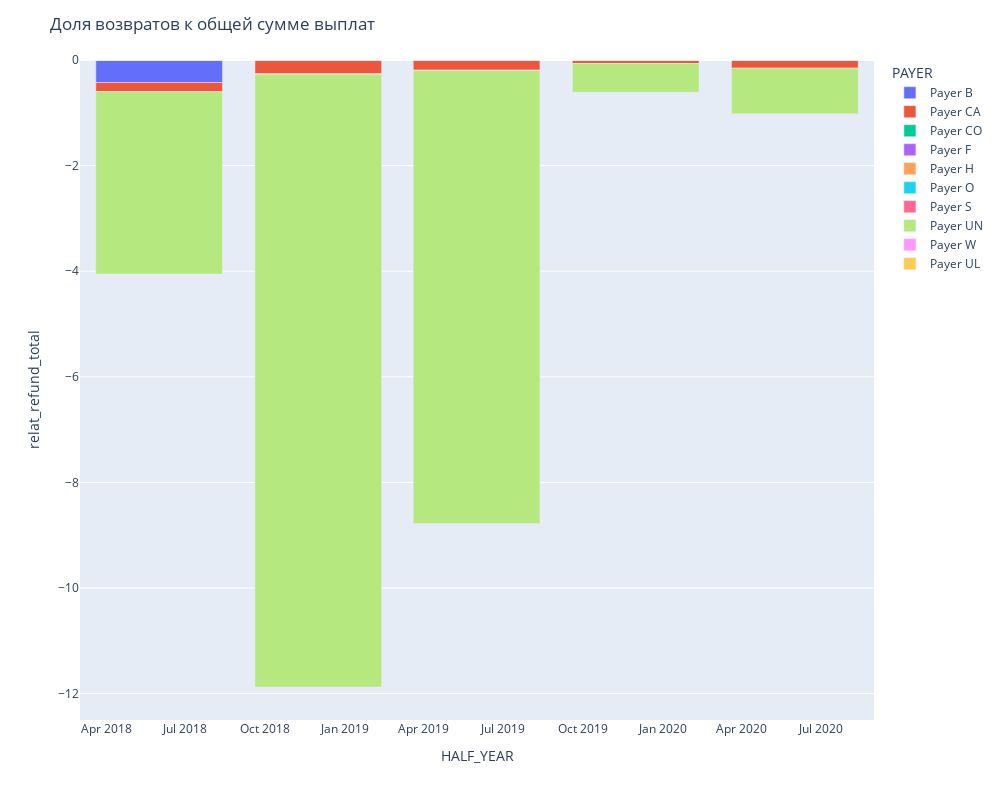

The notebook cell saved with this chart:
### Code cell
fig = px.bar(df_paid, x='HALF_YEAR', y='relat_refund_total', color='PAYER', barmode='relative', orientation='v')
fig.update_layout(title='Доля возвратов к общей сумме выплат')
fig.update_layout(height=800, width=1000)
fig.show()

### Figure 1 — Plotly figure (JSON) as saved in the notebook; plotly's stock layout.template omitted (floating-point values rounded to 4 significant figures)
{"data": [{"alignmentgroup": "True", "hovertemplate": "PAYER=Payer B<br>HALF_YEAR=%{x}<br>relat_refund_total=%{y}<extra></extra>", "legendgroup": "Payer B", "marker": {"color": "#636efa", "pattern": {"shape": ""}}, "name": "Payer B", "offsetgroup": "Payer B", "orientation": "v", "showlegend": true, "textposition": "auto", "type": "bar", "x": ["2018-06-01T00:00:00", "2018-12-01T00:00:00", "2019-06-01T00:00:00", "2019-12-01T00:00:00", "2020-06-01T00:00:00"], "xaxis": "x", "y": [-0.4262, 0, 0, 0, -0.0004868], "yaxis": "y"}, {"alignmentgroup": "True", "hovertemplate": "PAYER=Payer CA<br>HALF_YEAR=%{x}<br>relat_refund_total=%{y}<extra></extra>", "legendgroup": "Payer CA", "marker": {"color": "#EF553B", "pattern": {"shape": ""}}, "name": "Payer CA", "offsetgroup": "Payer CA", "orientation": "v", "showlegend": true, "textposition": "auto", "type": "bar", "x": ["2018-06-01T00:00:00", "2018-12-01T00:00:00", "2019-06-01T00:00:00", "2019-12-01T00:00:00", "2020-06-01T00:00:00"], "xaxis": "x", "y": [-0.1719, -0.2568, -0.1921, -0.06616, -0.1548], "yaxis": "y"}, {"alignmentgroup": "True", "hovertemplate": "PAYER=Payer CO<br>HALF_YEAR=%{x}<br>relat_refund_total=%{y}<extra></extra>", "legendgroup": "Payer CO", "marker": {"color": "#00cc96", "pattern": {"shape": ""}}, "name": "Payer CO", "offsetgroup": "Payer CO", "orientation": "v", "showlegend": true, "textposition": "auto", "type": "bar", "x": ["2018-06-01T00:00:00", "2018-12-01T00:00:00", "2019-06-01T00:00:00", "2019-12-01T00:00:00", "2020-06-01T00:00:00"], "xaxis": "x", "y": [0, 0, -0.008894, 0, 0], "yaxis": "y"}, {"alignmentgroup": "True", "hovertemplate": "PAYER=Payer F<br>HALF_YEAR=%{x}<br>relat_refund_total=%{y}<extra></extra>", "legendgroup": "Payer F", "marker": {"color": "#ab63fa", "pattern": {"shape": ""}}, "name": "Payer F", "offsetgroup": "Payer F", "orientation": "v", "showlegend": true, "textposition": "auto", "type": "bar", "x": ["2018-06-01T00:00:00", "2018-12-01T00:00:00", "2019-06-01T00:00:00", "2019-12-01T00:00:00", "2020-06-01T00:00:00"], "xaxis": "x", "y": [0, 0, 0, 0, 0], "yaxis": "y"}, {"alignmentgroup": "True", "hovertemplate": "PAYER=Payer H<br>HALF_YEAR=%{x}<br>relat_refund_total=%{y}<extra></extra>", "legendgroup": "Payer H", "marker": {"color": "#FFA15A", "pattern": {"shape": ""}}, "name": "Payer H", "offsetgroup": "Payer H", "orientation": "v", "showlegend": true, "textposition": "auto", "type": "bar", "x": ["2018-06-01T00:00:00", "2018-12-01T00:00:00", "2019-06-01T00:00:00", "2019-12-01T00:00:00", "2020-06-01T00:00:00"], "xaxis": "x", "y": [0, -0.02136, 0, 0, 0], "yaxis": "y"}, {"alignmentgroup": "True", "hovertemplate": "PAYER=Payer O<br>HALF_YEAR=%{x}<br>relat_refund_total=%{y}<extra></extra>", "legendgroup": "Payer O", "marker": {"color": "#19d3f3", "pattern": {"shape": ""}}, "name": "Payer O", "offsetgroup": "Payer O", "orientation": "v", "showlegend": true, "textposition": "auto", "type": "bar", "x": ["2018-06-01T00:00:00", "2018-12-01T00:00:00", "2019-06-01T00:00:00", "2019-12-01T00:00:00", "2020-06-01T00:00:00"], "xaxis": "x", "y": [0, 0, 0, 0, 0], "yaxis": "y"}, {"alignmentgroup": "True", "hovertemplate": "PAYER=Payer S<br>HALF_YEAR=%{x}<br>relat_refund_total=%{y}<extra></extra>", "legendgroup": "Payer S", "marker": {"color": "#FF6692", "pattern": {"shape": ""}}, "name": "Payer S", "offsetgroup": "Payer S", "orientation": "v", "showlegend": true, "textposition": "auto", "type": "bar", "x": ["2018-06-01T00:00:00", "2018-12-01T00:00:00", "2019-06-01T00:00:00", "2019-12-01T00:00:00", "2020-06-01T00:00:00"], "xaxis": "x", "y": [0, 0, 0, 0, 0], "yaxis": "y"}, {"alignmentgroup": "True", "hovertemplate": "PAYER=Payer UN<br>HALF_YEAR=%{x}<br>relat_refund_total=%{y}<extra></extra>", "legendgroup": "Payer UN", "marker": {"color": "#B6E880", "pattern": {"shape": ""}}, "name": "Payer UN", "offsetgroup": "Payer UN", "orientation": "v", "showlegend": true, "textposition": "auto", "type": "bar", "x": ["2018-06-01T00:00:00", "2018-12-01T00:00:00", "2019-06-01T00:00:00", "2019-12-01T00:00:00", "2020-06-01T00:00:00"], "xaxis": "x", "y": [-3.455, -11.6, -8.583, -0.5436, -0.8678], "yaxis": "y"}, {"alignmentgroup": "True", "hovertemplate": "PAYER=Payer W<br>HALF_YEAR=%{x}<br>relat_refund_total=%{y}<extra></extra>", "legendgroup": "Payer W", "marker": {"color": "#FF97FF", "pattern": {"shape": ""}}, "name": "Payer W", "offsetgroup": "Payer W", "orientation": "v", "showlegend": true, "textposition": "auto", "type": "bar", "x": ["2018-06-01T00:00:00", "2018-12-01T00:00:00", "2019-06-01T00:00:00", "2019-12-01T00:00:00", "2020-06-01T00:00:00"], "xaxis": "x", "y": [0, 0, -0.002053, 0, -0.002781], "yaxis": "y"}, {"alignmentgroup": "True", "hovertemplate": "PAYER=Payer UL<br>HALF_YEAR=%{x}<br>relat_refund_total=%{y}<extra></extra>", "legendgroup": "Payer UL", "marker": {"color": "#FECB52", "pattern": {"shape": ""}}, "name": "Payer UL", "offsetgroup": "Payer UL", "orientation": "v", "showlegend": true, "textposition": "auto", "type": "bar", "x": ["2018-12-01T00:00:00", "2019-06-01T00:00:00", "2019-12-01T00:00:00", "2020-06-01T00:00:00"], "xaxis": "x", "y": [0, 0, 0, 0], "yaxis": "y"}], "layout": {"barmode": "relative", "height": 800, "legend": {"title": {"text": "PAYER"}, "tracegroupgap": 0}, "margin": {"t": 60}, "title": {"text": "Доля возвратов к общей сумме выплат"}, "width": 1000, "xaxis": {"anchor": "y", "autorange": true, "domain": [0, 1], "range": ["2018-03-02", "2020-08-31"], "title": {"text": "HALF_YEAR"}, "type": "date"}, "yaxis": {"anchor": "x", "autorange": true, "domain": [0, 1], "range": [-12.5, 0], "title": {"text": "relat_refund_total"}, "type": "linear"}}}
